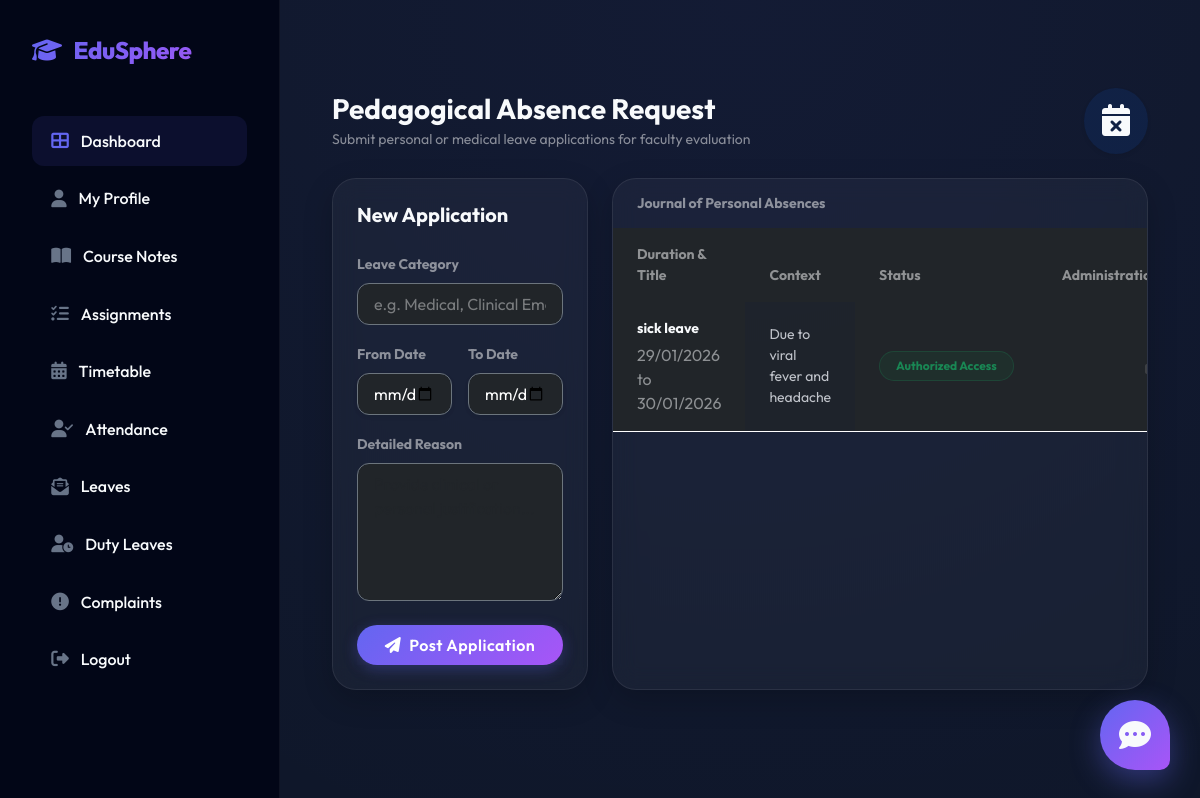
/Student/leaveapplication/ (signed in), run on the app's committed database.
### Student/models.py (models this page shows, shortened)
class tbl_leave(models.Model):
    leave_title = models.CharField(max_length=200)
    leave_reason = models.TextField()
    leave_status = models.IntegerField(default=0)
    leave_fromdate = models.DateField(null=True, validators=[validate_future_date])
    leave_todate = models.DateField(null=True, validators=[validate_future_date])
    leave_date =  models.DateField(auto_now_add=True)
    student = models.ForeignKey(tbl_student,on_delete=models.CASCADE)

### Student/views.py (the view)
# urls.py: path("leaveapplication/", views.leaveapplication, name="leaveapplication"),
def leaveapplication(request):
    studentdata = tbl_student.objects.get(id=request.session['sid'])
    leavedata = tbl_leave.objects.filter(student=studentdata)
    if request.method == "POST":
        title = request.POST.get("txt_title")
        reason = request.POST.get("txt_reason")
        fromdate = request.POST.get("txt_fromdate")
        todate = request.POST.get("txt_todate")
        tbl_leave.objects.create(leave_title=title,leave_reason=reason,
            leave_fromdate=fromdate,leave_todate=todate,
            student=studentdata)
        return render(request, "Student/Leave.html", {'msg': "Leave Application Submitted..."})
    else:
        return render(request, "Student/Leave.html",{'leavedata':leavedata})

### Teacher/context_processors.py (called while the page is built)
def teacher_sidebar_context(request):
    is_class_teacher = False
    tid = request.session.get('tid')
    if tid:
        try:
            teacher = tbl_teacher.objects.get(id=tid)
            is_class_teacher = tbl_assignclass.objects.filter(teacher=teacher).exists()
        except tbl_teacher.DoesNotExist:
            is_class_teacher = False
    return {
        'is_class_teacher': is_class_teacher
    }

### Student/Templates/Student/Leave.html (shortened to what this page needs)
{% extends 'Student/Head.html' %}
{% load static %}
{% block content %}
<div class="container-fluid py-4">
    <div class="row pt-4 justify-content-center">
        <div class="col-lg-12">
            <div class="d-flex align-items-center justify-content-between mb-4">
                <div>
                    <h2 class="h3 fw-bold mb-1">Pedagogical Absence Request</h2>
                    <p class="text-muted small mb-0">Submit personal or medical leave applications for faculty evaluation</p>
                </div>
                <div class="bg-primary bg-opacity-10 text-primary p-3 rounded-circle shadow-sm">
                    <i class="fas fa-calendar-times fa-2x"></i>
                </div>
            </div>
            <div class="row g-4">
                <div class="col-xl-4">
                    <div class="card bg-white bg-opacity-5 border border-white border-opacity-10 rounded-4 shadow-sm h-100 animate-slideIn">
                        <div class="card-body p-4">
                            <h5 class="fw-bold mb-4">New Application</h5>
                            <form action="" method="post" onsubmit="return validateDates()">
                                <div class="mb-3">
                                    <label class="form-label text-muted small fw-bold uppercase">Leave Category</label>
                                    <input type="text" name="txt_title" class="form-control bg-dark border-secondary text-white py-2" required placeholder="e.g. Medical, Clinical Emergency">
                                </div>
                                <div class="row g-3 mb-3">
                                    <div class="col-md-6">
                                        <label class="form-label text-muted small fw-bold uppercase">From Date</label>
                                        <input type="date" name="txt_fromdate" id="txt_fromdate" class="form-control bg-dark border-secondary text-white py-2 shadow-sm" required>
                                    </div>
                                    <div class="col-md-6">
                                        <label class="form-label text-muted small fw-bold uppercase">To Date</label>
                                        <input type="date" name="txt_todate" id="txt_todate" class="form-control bg-dark border-secondary text-white py-2 shadow-sm" required>
                                    </div>
                                </div>
                                <div class="mb-4">
                                    <label class="form-label text-muted small fw-bold uppercase">Detailed Reason</label>
                                    <textarea name="txt_reason" class="form-control bg-dark border-secondary text-white py-2" rows="5" required placeholder="Provide clinical or personal justification..."></textarea>
                                </div>
                                <div class="d-grid shadow-sm">
                                    <button type="submit" class="btn btn-primary py-2 rounded-pill fw-bold">
                                        <i class="fas fa-paper-plane me-2"></i>Post Application
                                    </button>
                                </div>
                            </form>
                        </div>
                    </div>
                </div>
                <div class="col-xl-8">
                    <div class="card bg-white bg-opacity-5 border border-white border-opacity-10 rounded-4 shadow-sm overflow-hidden h-100 animate-fadeIn">
                        <div class="card-header bg-white bg-opacity-5 py-3 px-4 border-0">
                            <h5 class="mb-0 fw-bold small text-muted uppercase letter-spacing-1">Journal of Personal Absences</h5>
                        </div>
                        <div class="table-responsive">
                            <table class="table table-dark table-hover mb-0 align-middle">
                                <thead class="bg-white bg-opacity-10 border-0">
                                    <tr>
                                        <th class="px-4 py-3 border-0 small text-muted uppercase">Duration & Title</th>
                                        <th class="px-4 py-3 border-0 small text-muted uppercase">Context</th>
                                        <th class="px-4 py-3 border-0 small text-muted uppercase">Status</th>
                                        <th class="px-4 py-3 border-0 small text-muted uppercase text-end">Administration</th>
                                    </tr>
                                </thead>
                                <tbody>
                                    {% for i in leavedata %}
                                    <tr class="border-white border-opacity-5">
                                        <td class="px-4 py-3">
                                            <div class="fw-bold text-white small mb-1">{{ i.leave_title }}</div>
                                            <div class="smaller text-muted opacity-50 uppercase">{{ i.leave_fromdate|date:"d/m/Y" }} to {{ i.leave_todate|date:"d/m/Y" }}</div>
                                        </td>
                                        <td class="px-4 py-3 small opacity-75">
                                            {{ i.leave_reason|truncatechars:100 }}
                                        </td>
                                        <td class="px-4 py-3">
                                            {% if i.leave_status == 0 %}
                                            <span class="badge bg-warning bg-opacity-10 text-warning border border-warning border-opacity-25 px-3 py-2 rounded-pill fw-bold smaller uppercase">Awaiting Faculty</span>
                                            {% elif i.leave_status == 1 %}
                                            <span class="badge bg-success bg-opacity-10 text-success border border-success border-opacity-25 px-3 py-2 rounded-pill fw-bold smaller uppercase">Authorized Access</span>
                                            {% else %}
                                            <span class="badge bg-danger bg-opacity-10 text-danger border border-danger border-opacity-25 px-3 py-2 rounded-pill fw-bold smaller uppercase">Decline Access</span>
                                            {% endif %}
                                        </td>
                                        <td class="px-4 py-3 text-end">
                                            {% if i.leave_status == 0 %}
                                            <a href="{% url 'Student:delleave' i.id %}" class="btn btn-sm btn-outline-danger border-0 rounded-circle" onclick="return confirm('Retract this leave records?')">
                                                <i class="fas fa-trash-alt"></i>
                                            </a>
                                            {% else %}
                                            <i class="fas fa-lock text-muted opacity-25"></i>
                                            {% endif %}
                                        </td>
                                    </tr>
                                    {% endfor %}
                                </tbody>
                            </table>
                        </div>
                    </div>
                </div>
            </div>
        </div>
    </div>
</div>
{% endblock %}

### Student/Templates/Student/Head.html (style rules this page uses)
:root { --primary-color: #6366f1; --primary-hover: #4f46e5; --secondary-color: #10b981; --dark-bg: #0f172a; --card-bg: rgba(255, 255, 255, 0.05); --glass-border: rgba(255, 255, 255, 0.1); --text-main: #f8fafc; --text-muted: #94a3b8; }
body { font-family: 'Outfit', sans-serif; background-color: var(--dark-bg); color: var(--text-main); margin: 0; display: flex; }
.bg-white, .bg-light, .bg-transparent { background-color: transparent !important; }
.card.bg-white, .card.bg-light { background: rgba(255, 255, 255, 0.04) !important; }
.animate-fadeIn, .animate-slideIn, .animate-slideUp, [class*="animate-"] { opacity: 1 !important; transform: none !important; animation: none !important; }
h1, h2, h3, h4, h5, h6, p, span, td, th, label, div:not(.sidebar):not(.nav-item) { color: #f8fafc !important; }
.text-muted { color: rgba(255, 255, 255, 0.5) !important; }
body { color: var(--text-main); background-color: var(--dark-bg); }
h1, h2, h3, h4, h5, h6, label, p, td, th, span { color: var(--text-main) !important; }
.text-muted { color: var(--text-muted) !important; }
input, select, textarea { color: #ffffff !important; background-color: rgba(255, 255, 255, 0.05) !important; border: 1px solid rgba(255, 255, 255, 0.15) !important; border-radius: 12px !important; padding: 0.75rem 1rem !important; }
input::placeholder { color: rgba(255, 255, 255, 0.4) !important; }
.card { background: rgba(255, 255, 255, 0.04) !important; backdrop-filter: blur(12px) !important; border: 1px solid rgba(255, 255, 255, 0.1) !important; border-radius: 24px !important; box-shadow: 0 10px 30px rgba(0, 0, 0, 0.2) !important; }
.btn-primary { background: linear-gradient(135deg, #6366f1, #a855f7) !important; border: none !important; box-shadow: 0 4px 15px rgba(99, 102, 241, 0.3) !important; transition: all 0.3s cubic-bezier(0.4, 0, 0.2, 1) !important; font-weight: 600 !important; letter-spacing: 0.5px !important; }
.bg-white, .bg-light, .bg-transparent, .container, .container-fluid { background-color: transparent !important; }
.bg-white, .bg-light, .bg-transparent, .container, .container-fluid, .card-body, .main-panel, .content-wrapper { background-color: transparent !important; background: transparent !important; }
.card:not(.bg-primary):not(.bg-success):not(.bg-danger) { background: rgba(255, 255, 255, 0.04) !important; border: 1px solid rgba(255, 255, 255, 0.08) !important; color: #f8fafc !important; }
.animate-fadeIn, .animate-slideIn, .animate-slideUp, [class*="animate-"], .fade, .show { opacity: 1 !important; visibility: visible !important; transform: none !important; }
h1, h2, h3, h4, h5, h6, p, span, td, th, label, .form-label, strong, b { color: #f8fafc !important; }

### data on the page
tbl_leave: leave_title "sick leave", leave_fromdate "29/01/2026", leave_todate "30/01/2026", leave_reason "Due to viral fever and headache", leave_status "Authorized Access"
